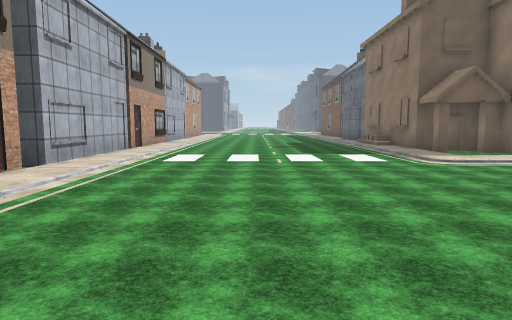
view 1 (above)

17 first-person views from a walk through a scene from a Unity 3-D project. The camera is 1.4 m above the floor, tilts 6° down and sees 75° across. The floor is counted in squares, 2 m on a side. Each view is taken from the middle of a square. On the plan, view 1 faces up. The plan holds only what a view shows up to about 10 squares ahead; the rest is blank. The place goes on beyond the plan. Some surface patterns are stand-ins.

view 2
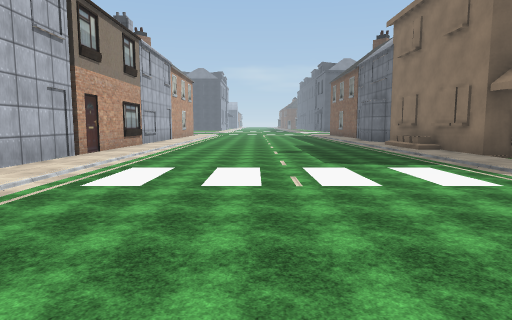

view 3
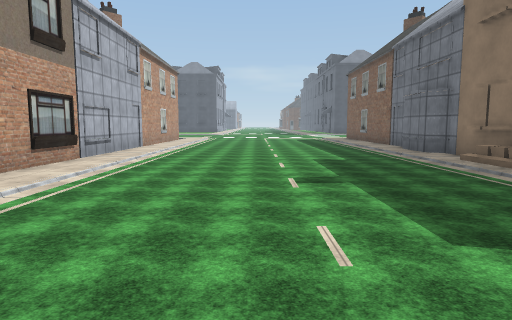

view 4
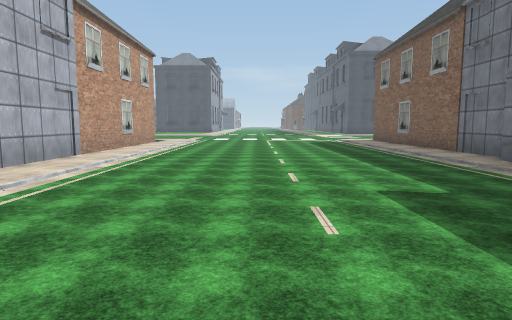

view 5
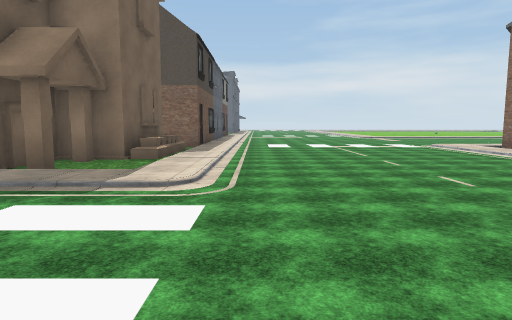

view 6
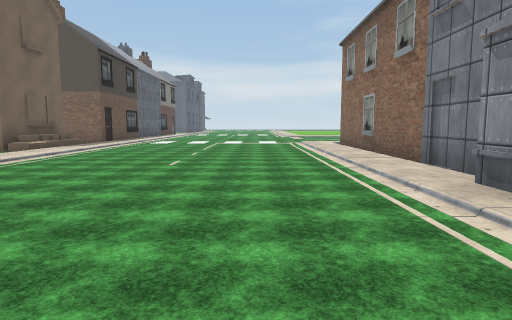

view 7
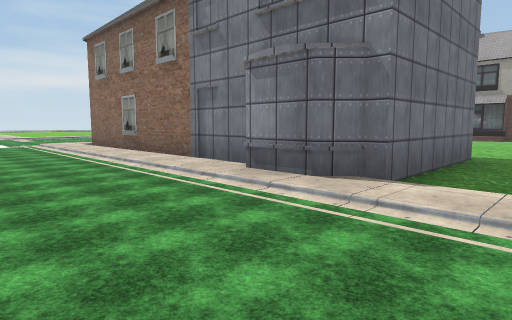

view 8
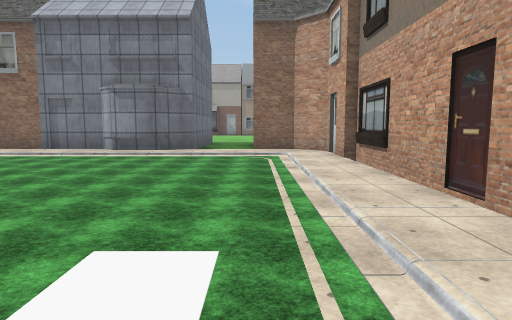

view 9
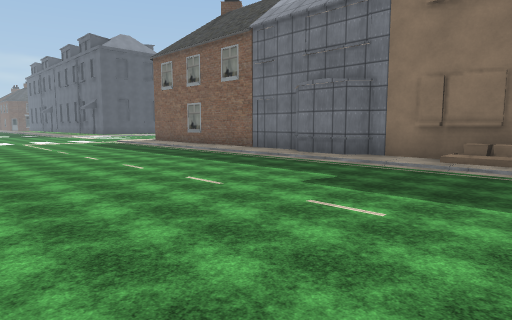

view 10
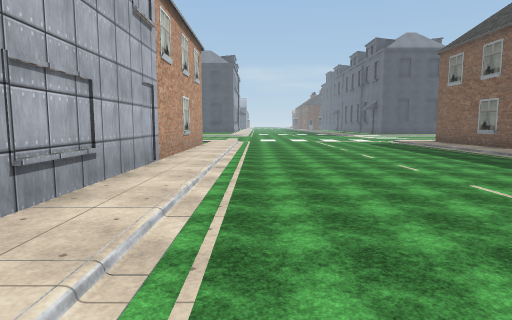

view 11
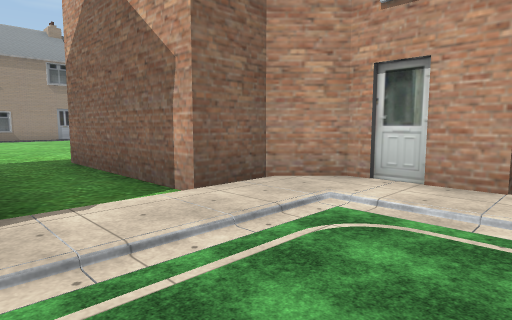

view 12
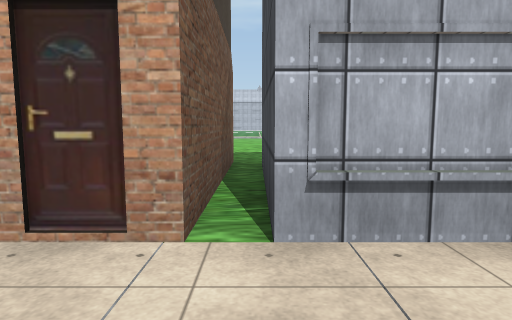

view 13
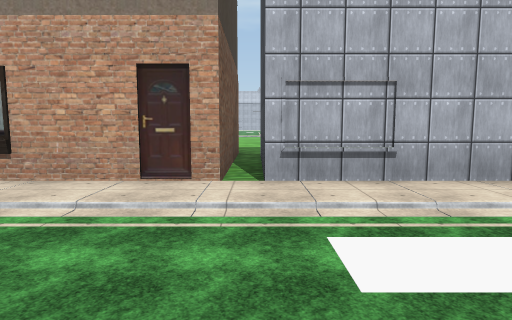

view 14
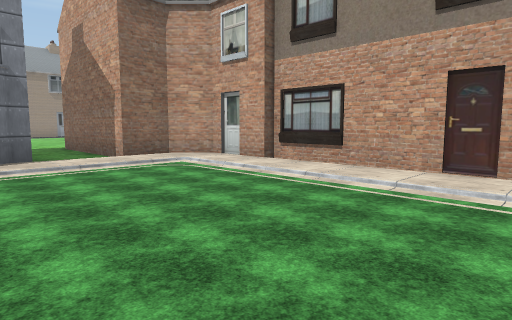

view 15
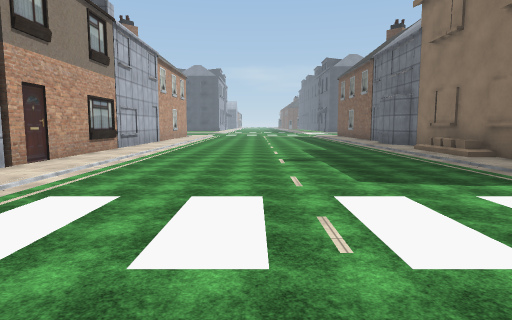

view 16
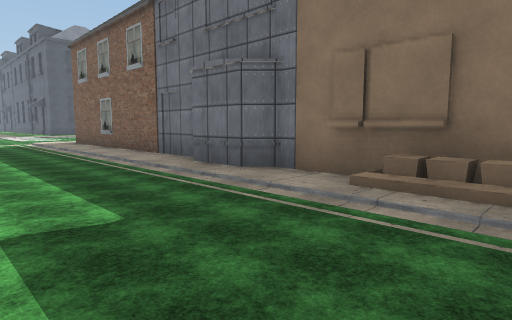

view 17
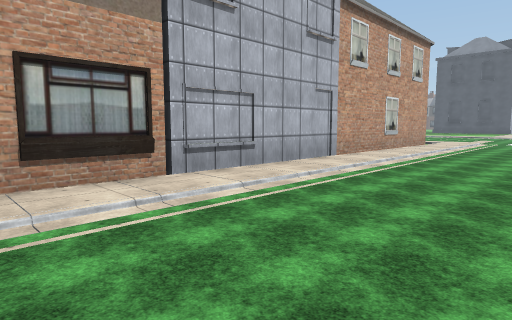

### Floor plan
Key: @ floor where view 1 was taken; # wall or solid block; . main floor; : floor 0.25 m higher than the main floor; / step, stairs or slope; H house.
Columns run from 9 left of view 1 to 8 right of it. Each row starts with its distance up from view 1.
 22      #:......:#
 21      #:......:#
 20      #:......:#
 19      #:......:#
 18      #:......:#
 17      #:......##
 16      #:......##
 15      #:......:#
 14      #:......:#
 13      #:......H#
 12      #:......H#
 11      #:......:#
 10      #:......:###
  9      #:......:HH##
  8      #////////..HH
  7  ##  #//:::://::::
  6 ..#  #:...........
  5  ##  #:...........
  4      #:...........
  3      #:...........
  2      #:...........
  1      #:...........
  0      #:::@##::::::
 -1      ###.#########
 -2        #.#
 -3        #.#
 -4        #.#
 -5        #.#
 -6        ...
 -7        ...
 -8       ....
 -9       ..

Where each view was taken, in squares from view 1:
view 1: 0 up, 0 right, facing up
view 2: 3 up, 0 right, facing up
view 3: 7 up, 0 right, facing up
view 4: 11 up, 0 right, facing up
view 5: 6 up, 0 right, facing right
view 6: 2 up, 2 left, facing right
view 7: 3 up, 2 left, facing down-right
view 8: 8 up, 2 left, facing down
view 9: 12 up, 2 left, facing up-right
view 10: 12 up, 2 left, facing up
view 11: 2 up, 0 right, facing down-left
view 12: 6 up, 2 left, facing left
view 13: 6 up, 0 right, facing left
view 14: 6 up, 1 right, facing down-left
view 15: 5 up, 0 right, facing up
view 16: 12 up, 1 right, facing up-right
view 17: 12 up, 0 right, facing up-left
